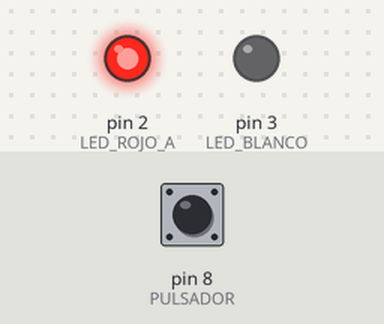
The sketch below on a simulated Arduino Uno, built with avr-gcc and run on an emulated ATmega328P. On the bench: output pins drawn as LEDs (lit = HIGH). The test bench sets the inputs (shaded band); at power-on: pin 8 (PULSADOR) HIGH.

Above: at 1.5 s.
At 4.5 s:
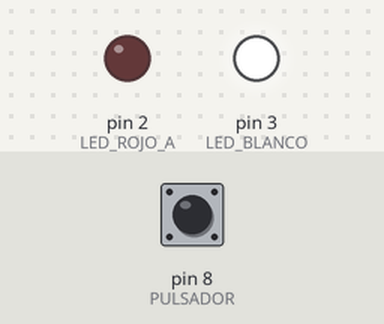
Timing chart, 0 to 7.8 s (numbered marks = the images above):
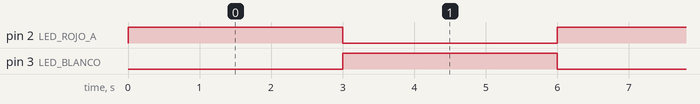

The sketch:

Reto_10.ino
```cpp
//EJERCICIO 10 Completar el programa para que los ledes se enciendan de manera alterna y su frecuencia cambie en:
// función del pulsador: Si el pulsador está presionado los ledes deben alternarse rápidamente (Menos de un segundo)
// Si el pulsador no esta presionado los ledes deben alternarse lentamente (más de dos segundos)

void setup() {                         // Función de Inicialización

#define LED_BLANCO 3                    // constante LED_BLANCO=3
#define LED_ROJO_A 2                   // constante LED_ROJO=2
#define PULSADOR 8                     // constante PULSADOR=8

  pinMode (LED_ROJO_A, OUTPUT);        // configura el pin 2 como salida
  pinMode (PULSADOR, INPUT);           // configura el pin 8 como entrada
  pinMode (LED_BLANCO, OUTPUT);        // Configura el pin 3 como salida

}

void loop() {                         // Función de bucle

if (digitalRead (PULSADOR)==LOW)      //  Función if condicional LOW = PULSANDO, HIGH NO PULSANDO, == si pulso se enciende, != esta siempre encendido pero si le pulso se apaga

  {
    digitalWrite(LED_ROJO_A, HIGH);   //  Dice que el led encienda
    delay(500);                       // Tarda 0.5 segundos
    digitalWrite(LED_ROJO_A, LOW);    // Dice que el Led se apague
    digitalWrite(LED_BLANCO, HIGH);   //  Dice que el led encienda
    delay(500);                       // Tarda 0.5 segundos
    digitalWrite(LED_BLANCO, LOW);    // Dice que el Led se apague

  }

else                                  // Condicionador que hace que se cumpla lo de abajo si el if no se cumple

  {
  digitalWrite(LED_ROJO_A, HIGH);      //  Dice que el led encienda
  delay(3000);                         //  Tarda 3 segundos
  digitalWrite(LED_ROJO_A, LOW);       //  Dice que el led se apague
  digitalWrite(LED_BLANCO, HIGH);      //  Dice que el led se encienda
  delay(3000);                         // Tarda 3 segundos
  digitalWrite(LED_BLANCO,LOW);        // Dice que el Led se apague
  }

}
```

Measured:
- by itself, pin 2 (LED_ROJO_A), pin 3 (LED_BLANCO): alternates HIGH for 3.0 s and LOW for 3.0 s
- by itself, everything shown: repeats every 6.0 s, in 3 steps
